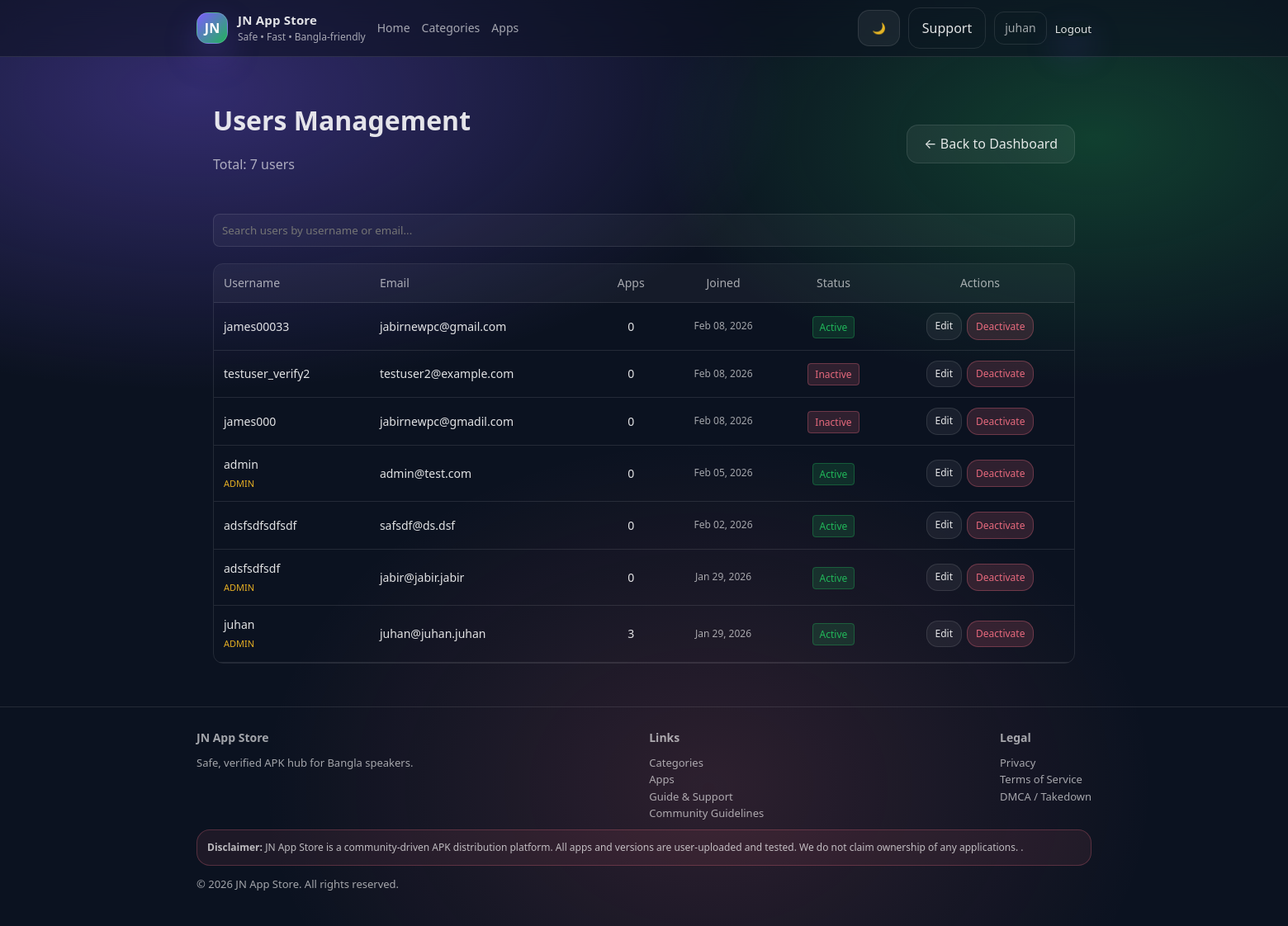
Page /admin-panel/users/ (signed in) on the committed database.
### accounts/models.py (models this page shows, shortened)
class User(AbstractUser):
    phone = models.CharField(max_length=20, blank=True)
    avatar = models.ImageField(upload_to="avatars/", blank=True, null=True)

### core/views.py (the view)
# urls.py: path("users/", views.users_list, name="users_list"),
@login_required(login_url='accounts:login')
@user_passes_test(is_admin)
def users_list(request):
    users = User.objects.all().order_by('-date_joined')
    context = {
        'users': users,
        'title': 'Users Management',
    }
    return render(request, 'admin/users_list.html', context)

### core/views.py (called while the page is built)
def is_admin(user):
    return user.is_staff

### templates/admin/users_list.html (shortened to what this page needs)
{% extends "base.html" %}
{% load static %}
{% block content %}
<div style="padding:20px;">
  <div style="display:flex; justify-content:space-between; align-items:center; margin-bottom:32px;">
    <div>
      <h1 style="margin:0 0 8px; font-size:32px;">Users Management</h1>
      <p style="color:var(--muted);">Total: {{ users|length }} users</p>
    </div>
    <a href="{% url 'admin_panel:dashboard' %}" class="btn secondary" style="padding:10px 20px;">← Back to Dashboard</a>
  </div>
  <div style="margin-bottom:20px; display:flex; gap:12px;">
    <input type="text" placeholder="Search users by username or email..." style="flex:1; padding:10px; background:rgba(255,255,255,0.04); border:1px solid var(--line); border-radius:8px; color:var(--text);">
  </div>
  <div style="overflow-x:auto; border:1px solid var(--line); border-radius:12px;">
    <table style="width:100%; border-collapse:collapse; font-size:14px;">
      <thead>
        <tr style="background:rgba(255,255,255,0.04); border-bottom:1px solid var(--line);">
          <th style="padding:12px; text-align:left; color:var(--muted); font-weight:500;">Username</th>
          <th style="padding:12px; text-align:left; color:var(--muted); font-weight:500;">Email</th>
          <th style="padding:12px; text-align:center; color:var(--muted); font-weight:500;">Apps</th>
          <th style="padding:12px; text-align:center; color:var(--muted); font-weight:500;">Joined</th>
          <th style="padding:12px; text-align:center; color:var(--muted); font-weight:500;">Status</th>
          <th style="padding:12px; text-align:center; color:var(--muted); font-weight:500;">Actions</th>
        </tr>
      </thead>
      <tbody>
        {% for user in users %}
          <tr style="border-bottom:1px solid var(--line); hover:background:rgba(255,255,255,0.02);">
            <td style="padding:12px;">
              <div style="font-weight:500;">{{ user.username }}</div>
              {% if user.is_staff %}<span style="color:rgba(251,191,36,0.9); font-size:11px;">ADMIN</span>{% endif %}
            </td>
            <td style="padding:12px;">{{ user.email }}</td>
            <td style="padding:12px; text-align:center;">{{ user.apps.count }}</td>
            <td style="padding:12px; text-align:center; color:var(--muted); font-size:12px;">{{ user.date_joined|date:"M d, Y" }}</td>
            <td style="padding:12px; text-align:center;">
              {% if user.is_active %}
                <span style="padding:4px 8px; background:rgba(34,197,94,0.15); border:1px solid rgba(34,197,94,0.3); color:rgba(34,197,94,0.9); border-radius:4px; font-size:12px;">Active</span>
              {% else %}
                <span style="padding:4px 8px; background:rgba(251,113,133,0.15); border:1px solid rgba(251,113,133,0.3); color:rgba(251,113,133,0.9); border-radius:4px; font-size:12px;">Inactive</span>
              {% endif %}
            </td>
            <td style="padding:12px; text-align:center;">
              <div style="display:flex; gap:6px; justify-content:center;">
                <a href="{% url 'admin_panel:users_edit' pk=user.pk %}" class="btn secondary" style="padding:6px 10px; font-size:12px;">Edit</a>
                <button type="button" class="btn" style="padding:6px 10px; font-size:12px; background:rgba(251,113,133,0.15); border:1px solid rgba(251,113,133,0.3); color:rgba(251,113,133,0.9); cursor:pointer;">Deactivate</button>
              </div>
            </td>
          </tr>
        {% empty %}
          <tr>
            <td colspan="6" style="padding:32px; text-align:center; color:var(--muted);">No users found</td>
          </tr>
        {% endfor %}
      </tbody>
    </table>
  </div>
</div>
{% endblock %}

### templates/base.html (shortened to what this page needs)
{% load static %}
<!doctype html>
<html lang="bn">
<head>
  <link rel="stylesheet" href="{% static 'css/styles.css' %}">
</head>
<body>
  <header>
    <div class="container">
      <div class="nav">
        <a class="brand" href="/">
          <div class="logo">JN</div>
          <div>
            <h1>JN App Store</h1>
            <p>Safe • Fast • Bangla-friendly</p>
          </div>
        </a>
        <nav class="links" aria-label="Primary">
          <a href="/">Home</a>
          <a href="{% url 'categories:list' %}">Categories</a>
          <a href="{% url 'apps:list' %}">Apps</a>
        </nav>
        <div class="actions">
          <button class="btn theme-toggle" id="themeToggle" aria-label="Toggle dark/light mode" title="Toggle theme">
            <span id="themeIcon">🌙</span>
          </button>
          <a class="btn ghost" href="{% url 'support' %}">Support</a>
          {% if user.is_authenticated %}
            <div style="display:flex; align-items:center; gap:10px;">
              <a href="{% url 'accounts:profile' %}" style="color: var(--muted); font-size: 14px; padding:8px 12px; border:1px solid var(--line); border-radius:12px; transition:.12s; display:inline-block;">{{ user.username }}</a>
              <form method="post" action="{% url 'accounts:logout' %}" style="display:inline;">
                <button type="submit" class="btn primary" style="border:none; background:none; cursor:pointer; padding:0;">Logout</button>
              </form>
            </div>
          {% else %}
            <a class="btn ghost" href="{% url 'accounts:login' %}">Login</a>
            <a class="btn primary" href="{% url 'accounts:signup' %}">Sign Up</a>
          {% endif %}
        </div>
      </div>
    </div>
  </header>
  <main>
    <div class="container">
      {% block content %}{% endblock %}
    </div>
  </main>
  <footer>
    <div class="container">
      <div class="foot">
        <div>
          <h3>JN App Store</h3>
          <p style="margin:4px 0; color:var(--muted); font-size:13px">Safe, verified APK hub for Bangla speakers.</p>
        </div>
        <div>
          <h3 style="font-size:14px; margin:0 0 10px">Links</h3>
          <a href="{% url 'categories:list' %}">Categories</a><br/>
          <a href="{% url 'apps:list' %}">Apps</a><br/>
          <a href="{% url 'support' %}">Guide & Support</a><br/>
          <a href="{% url 'community_guidelines' %}">Community Guidelines</a>
        </div>
        <div>
          <h3 style="font-size:14px; margin:0 0 10px">Legal</h3>
          <a href="#">Privacy</a><br/>
          <a href="{% url 'terms_of_service' %}">Terms of Service</a><br/>
          <a href="#">DMCA / Takedown</a>
        </div>
      </div>
      <div class="disclaimer">
        <b>Disclaimer:</b>
JN App Store is a community-driven APK distribution platform. All apps and versions are user-uploaded and tested. We do not claim ownership of any applications.
.
      </div>
      <p style="margin:12px 0 0">© <span id="year"></span> JN App Store. All rights reserved.</p>
    </div>
  </footer>
</body>
</html>

### static/css/styles.css (style rules this page uses)
:root { --bg: #0b1220; --card: rgba(255,255,255,0.06); --card2: rgba(255,255,255,0.08); --text: rgba(255,255,255,0.88); --muted: rgba(255,255,255,0.62); --line: rgba(255,255,255,0.10); --brand: #7c5cff; --brand2: #22c55e; --danger: #fb7185; --shadow: 0 18px 60px rgba(0,0,0,0.55); --radius: 18px; --radius2: 26px; --max: 1120px; --font: ui-sans-serif, system-ui, -apple-system, Segoe UI, Roboto, Arial, "Noto Sans Bengali", sans-serif; }
* { box-sizing: border-box; }
html, body { height: 100%; }
body { margin: 0; font-family: var(--font); background: radial-gradient(1200px 600px at 15% 10%, rgba(124,92,255,0.35), transparent 60%), radial-gradient(900px 500px at 85% 15%, rgba(34,197,94,0.25), transparent 60%), radial-gradient(900px 700px at 55% 85%, rgba(251,113,133,0.14), transparent 60%), var(--bg); color: var(--text); line-height: 1.55; }
a { color: inherit; text-decoration: none; }
button, input { font-family: inherit; }
.container { max-width: var(--max); margin: 0 auto; padding: 0 18px; }
.btn { display: inline-flex; align-items: center; justify-content: center; gap: 10px; padding: 12px 16px; border-radius: 14px; border: 1px solid var(--line); background: rgba(255,255,255,0.06); color: var(--text); cursor: pointer; transition: transform .12s ease, background .12s ease, border-color .12s ease; user-select: none; white-space: nowrap; }
.btn.primary { background: linear-gradient(135deg, var(--brand), #4f46e5); border-color: rgba(255,255,255,0.12); box-shadow: 0 18px 40px rgba(124,92,255,0.25); }
.btn.ghost { background: transparent; }
header { position: sticky; top: 0; z-index: 50; backdrop-filter: blur(14px); background: rgba(11,18,32,0.55); border-bottom: 1px solid var(--line); }
.nav { height: 68px; display: flex; align-items: center; justify-content: space-between; gap: 14px; flex-wrap: nowrap; }
.brand { display: flex; align-items: center; gap: 12px; min-width: auto; flex: 0 0 auto; }
.logo { width: 38px; height: 38px; border-radius: 14px; background: linear-gradient(135deg, var(--brand), rgba(34,197,94,0.9)); box-shadow: 0 18px 40px rgba(124,92,255,0.25); display: grid; place-items: center; font-weight: 800; color: white; border: 1px solid rgba(255,255,255,0.14); flex: 0 0 auto; }
.brand h1 { font-size: 15px; margin: 0; letter-spacing: 0.2px; white-space: nowrap; }
.brand p { margin: 0; font-size: 12px; color: var(--muted); white-space: nowrap; }
.links { display: flex; align-items: center; gap: 14px; flex: 1 1 auto; margin: 0; padding: 0; min-width: 0; }
.links a { color: var(--muted); font-size: 14px; transition: color .12s ease; white-space: nowrap; flex-shrink: 0; }
.actions { display: flex; align-items: center; gap: 10px; flex: 0 0 auto; }
footer { padding: 26px 0 40px; border-top: 1px solid var(--line); color: var(--muted); font-size: 13px; }
.foot { display: flex; align-items: flex-start; justify-content: space-between; gap: 14px; flex-wrap: wrap; }
.foot a { color: var(--muted); transition: color .12s ease; }
.foot h3 { margin: 0 0 10px; font-size: 14px; }
.foot p { margin: 0; }
.disclaimer { margin-top: 10px; padding: 12px; border-radius: 16px; border: 1px solid rgba(251,113,133,0.25); background: rgba(251,113,133,0.08); color: rgba(255,255,255,0.70); font-size: 12px; }
main { padding: 32px 0; }

### rows in the picture
User: username "juhan", is_staff "ADMIN", email "juhan@juhan.juhan", apps.count "3", date_joined "Jan 29, 2026", is_active "Active"
User: username "james00033", email "jabirnewpc@gmail.com", apps.count "0", date_joined "Feb 08, 2026", is_active "Active"
User: username "testuser_verify2", email "testuser2@example.com", apps.count "0", date_joined "Feb 08, 2026", is_active "Inactive"
User: username "james000", email "jabirnewpc@gmadil.com", apps.count "0", date_joined "Feb 08, 2026", is_active "Inactive"
User: username "admin", is_staff "ADMIN", email "admin@test.com", apps.count "0", date_joined "Feb 05, 2026", is_active "Active"
User: username "adsfsdfsdfsdf", email "safsdf@ds.dsf", apps.count "0", date_joined "Feb 02, 2026", is_active "Active"
User: username "adsfsdfsdf", is_staff "ADMIN", email "jabir@jabir.jabir", apps.count "0", date_joined "Jan 29, 2026", is_active "Active"

### other values in the picture
{{ users|length }} "7"
